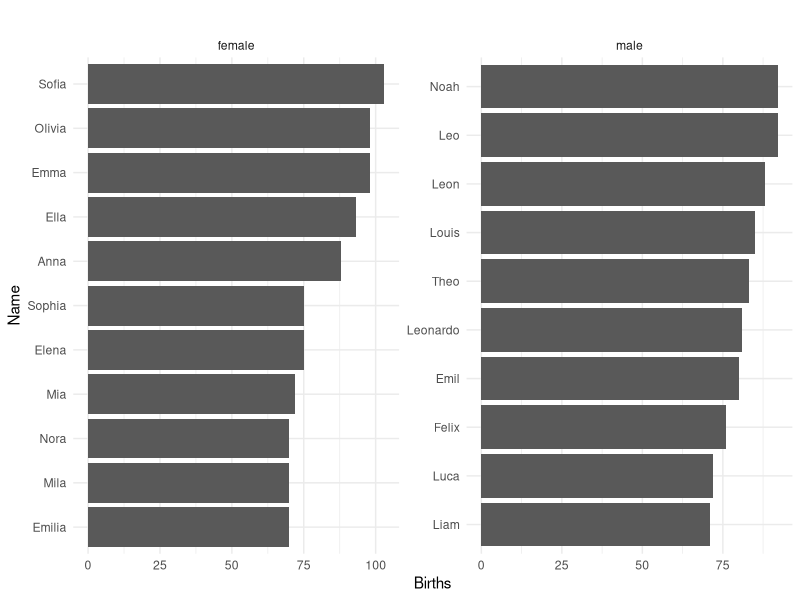
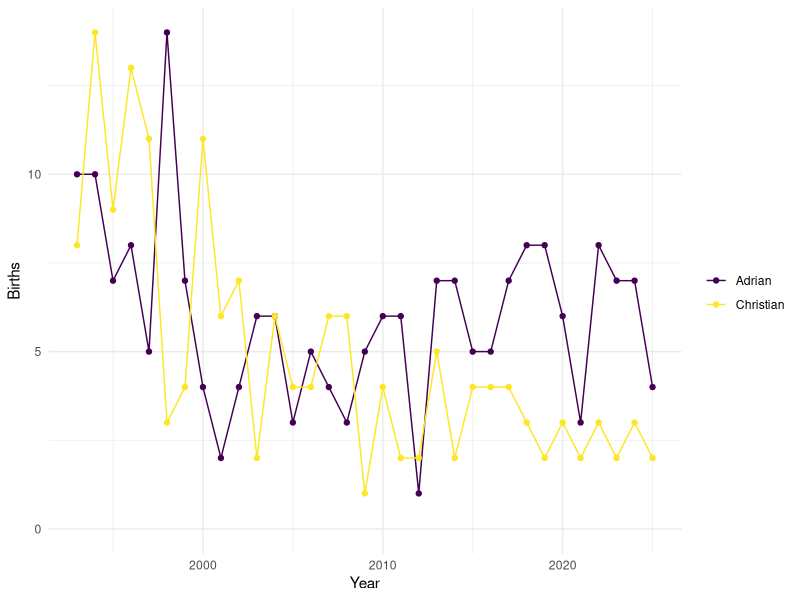

Source code (R) for these figures, in order:
## ---- chunk 1
#| label: Libraries
#| message: false
#| warning: false
library("dplyr") # data wrangling
library("ggplot2") # plotting
library("kableExtra") # tables
## ---- chunk 2
#| label: Summary Table
#| message: false
#| warning: false
summaries <- read.csv("work/2_yearly_winners.csv")

summaries |>
  kable(caption = "Most common names of newborns in the city of Zurich by year and sex")
## ---- chunk 3
#| label: Barplot
#| message: false
#| warning: false
top_names <- read.csv("work/3_top_names.csv")

top_names |>
  # The upper bound is deliberate: the data set gains a year of records over
  # time, and bounding the window keeps this figure matching its caption.
  group_by(sex, name) |>
  summarise(births = sum(births)) |>
  slice_max(order_by = births, n = 10) |>
  ggplot(aes(x = reorder(name, births), y = births)) +
  facet_wrap(~ sex, scales = "free") +
  geom_bar(stat = "identity") +
  labs(x = "Name", y = "Births", 
       title = "") +
  coord_flip() +
  theme_minimal()
## ---- chunk 4
#| label: Lineplot
#| message: false
#| warning: false
datclean <- read.csv("work/3_selected_names.csv")

datclean |>
  group_by(name, year) |>
  filter(name %in% c("Christian", "Adrian")) |>
  ggplot(aes(x = year, y = births, color = name)) +
  geom_line() +
  geom_point() +
  scale_color_viridis_d() +
  labs(x = "Year", y = "Births", color = "") +
  expand_limits(y = 0) +
  theme_minimal()
